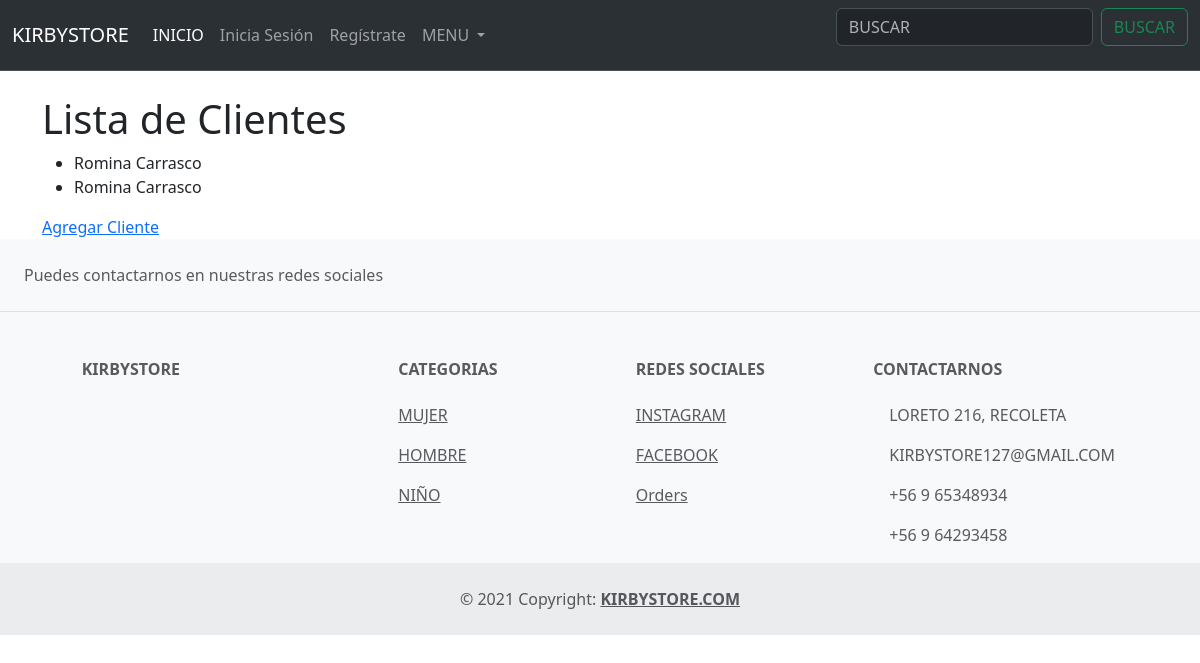
Page /clientes/ on the earlier database version.
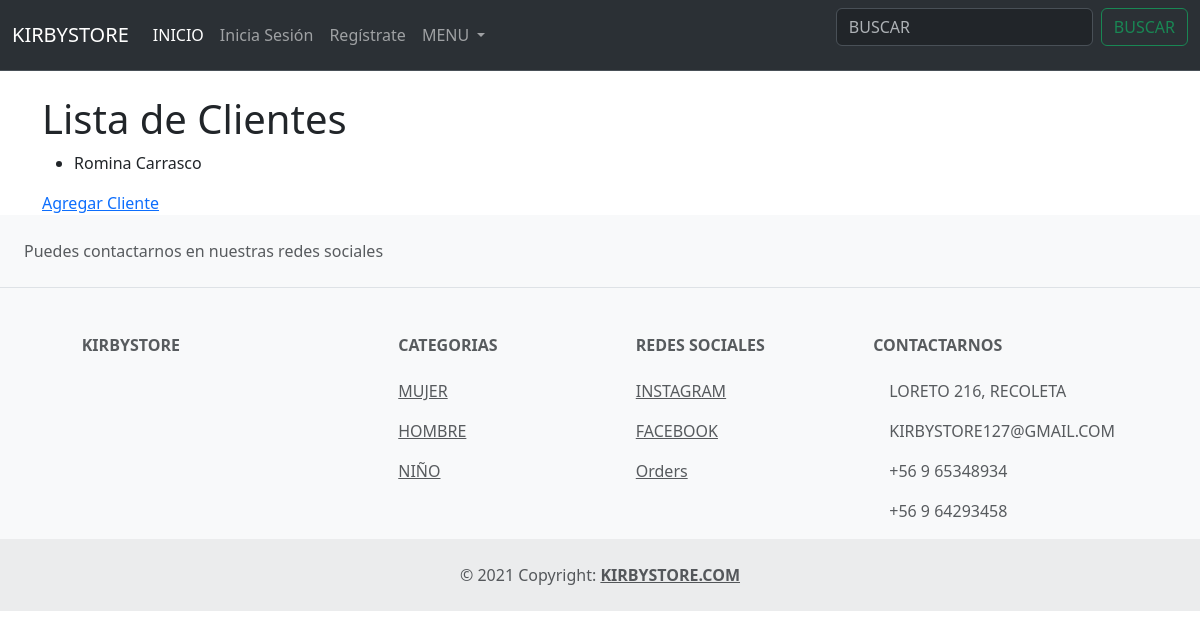
Same page on the later database version.
### core/models.py (models this page shows, shortened)
class Cliente(AbstractBaseUser):
    email = models.EmailField(primary_key=True, unique=True)
    nombre = models.CharField(max_length=30)
    apellido = models.CharField(max_length=30)
    direccion = models.CharField(max_length=255)
    is_active = models.BooleanField(default=True)
    is_staff = models.BooleanField(default=False)
    objects = ClienteManager()
    USERNAME_FIELD = 'email'
    REQUIRED_FIELDS = ['nombre', 'apellido', 'direccion']

### core/views.py (the view)
# urls.py: path('clientes/', views.lista_clientes, name='lista_clientes'),
def lista_clientes(request):
    clientes = Cliente.objects.all()
    return render(request, 'core/lista_clientes.html', {'clientes': clientes})

### core/templates/core/lista_clientes.html
{% extends 'base.html' %}
{% load static %}
{% block content %}
    <h1>Lista de Clientes</h1>
    <ul>
        {% for cliente in clientes %}
            <li>{{ cliente.nombre }} {{ cliente.apellido }}</li>
        {% endfor %}
    </ul>
    <a href="{% url 'agregar_cliente' %}">Agregar Cliente</a>
{% endblock %}

Differences in the rows shown:
removed Cliente: nombre "Romina", apellido "Carrasco"
